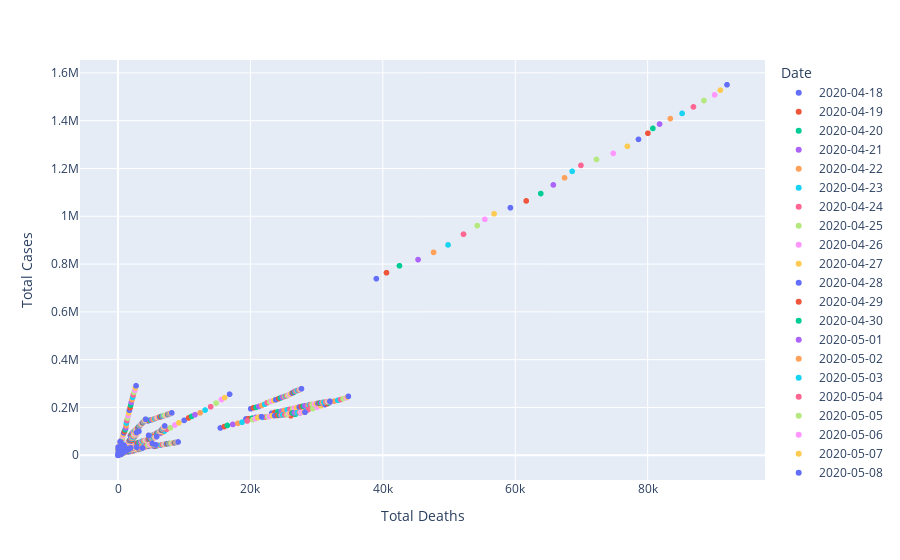

Here is the notebook cell this chart was saved with:
### Code cell
import plotly.express as px

fig = px.scatter(df1, x='Total Deaths', y="Total Cases",color="Date")
fig.show()

### Figure 1 — Plotly figure (JSON) as saved in the notebook; plotly's stock layout.template omitted (floating-point values rounded to 4 significant figures; data arrays with more than 128 entries replaced by an {"elided": "..."} marker saying what was removed)
{"data": [{"hovertemplate": "Date=2020-04-18<br>Total Deaths=%{x}<br>Total Cases=%{y}<extra></extra>", "legendgroup": "2020-04-18", "marker": {"color": "#636efa", "symbol": "circle"}, "mode": "markers", "name": "2020-04-18", "showlegend": true, "type": "scattergl", "x": {"elided": "213 int values"}, "xaxis": "x", "y": {"elided": "213 int values"}, "yaxis": "y"}, {"hovertemplate": "Date=2020-04-19<br>Total Deaths=%{x}<br>Total Cases=%{y}<extra></extra>", "legendgroup": "2020-04-19", "marker": {"color": "#EF553B", "symbol": "circle"}, "mode": "markers", "name": "2020-04-19", "showlegend": true, "type": "scattergl", "x": {"elided": "213 int values"}, "xaxis": "x", "y": {"elided": "213 int values"}, "yaxis": "y"}, {"hovertemplate": "Date=2020-04-20<br>Total Deaths=%{x}<br>Total Cases=%{y}<extra></extra>", "legendgroup": "2020-04-20", "marker": {"color": "#00cc96", "symbol": "circle"}, "mode": "markers", "name": "2020-04-20", "showlegend": true, "type": "scattergl", "x": {"elided": "213 int values"}, "xaxis": "x", "y": {"elided": "213 int values"}, "yaxis": "y"}, {"hovertemplate": "Date=2020-04-21<br>Total Deaths=%{x}<br>Total Cases=%{y}<extra></extra>", "legendgroup": "2020-04-21", "marker": {"color": "#ab63fa", "symbol": "circle"}, "mode": "markers", "name": "2020-04-21", "showlegend": true, "type": "scattergl", "x": {"elided": "213 int values"}, "xaxis": "x", "y": {"elided": "213 int values"}, "yaxis": "y"}, {"hovertemplate": "Date=2020-04-22<br>Total Deaths=%{x}<br>Total Cases=%{y}<extra></extra>", "legendgroup": "2020-04-22", "marker": {"color": "#FFA15A", "symbol": "circle"}, "mode": "markers", "name": "2020-04-22", "showlegend": true, "type": "scattergl", "x": {"elided": "213 int values"}, "xaxis": "x", "y": {"elided": "213 int values"}, "yaxis": "y"}, {"hovertemplate": "Date=2020-04-23<br>Total Deaths=%{x}<br>Total Cases=%{y}<extra></extra>", "legendgroup": "2020-04-23", "marker": {"color": "#19d3f3", "symbol": "circle"}, "mode": "markers", "name": "2020-04-23", "showlegend": true, "type": "scattergl", "x": {"elided": "213 int values"}, "xaxis": "x", "y": {"elided": "213 int values"}, "yaxis": "y"}, {"hovertemplate": "Date=2020-04-24<br>Total Deaths=%{x}<br>Total Cases=%{y}<extra></extra>", "legendgroup": "2020-04-24", "marker": {"color": "#FF6692", "symbol": "circle"}, "mode": "markers", "name": "2020-04-24", "showlegend": true, "type": "scattergl", "x": {"elided": "213 int values"}, "xaxis": "x", "y": {"elided": "213 int values"}, "yaxis": "y"}, {"hovertemplate": "Date=2020-04-25<br>Total Deaths=%{x}<br>Total Cases=%{y}<extra></extra>", "legendgroup": "2020-04-25", "marker": {"color": "#B6E880", "symbol": "circle"}, "mode": "markers", "name": "2020-04-25", "showlegend": true, "type": "scattergl", "x": {"elided": "213 int values"}, "xaxis": "x", "y": {"elided": "213 int values"}, "yaxis": "y"}, {"hovertemplate": "Date=2020-04-26<br>Total Deaths=%{x}<br>Total Cases=%{y}<extra></extra>", "legendgroup": "2020-04-26", "marker": {"color": "#FF97FF", "symbol": "circle"}, "mode": "markers", "name": "2020-04-26", "showlegend": true, "type": "scattergl", "x": {"elided": "213 int values"}, "xaxis": "x", "y": {"elided": "213 int values"}, "yaxis": "y"}, {"hovertemplate": "Date=2020-04-27<br>Total Deaths=%{x}<br>Total Cases=%{y}<extra></extra>", "legendgroup": "2020-04-27", "marker": {"color": "#FECB52", "symbol": "circle"}, "mode": "markers", "name": "2020-04-27", "showlegend": true, "type": "scattergl", "x": {"elided": "213 int values"}, "xaxis": "x", "y": {"elided": "213 int values"}, "yaxis": "y"}, {"hovertemplate": "Date=2020-04-28<br>Total Deaths=%{x}<br>Total Cases=%{y}<extra></extra>", "legendgroup": "2020-04-28", "marker": {"color": "#636efa", "symbol": "circle"}, "mode": "markers", "name": "2020-04-28", "showlegend": true, "type": "scattergl", "x": {"elided": "213 int values"}, "xaxis": "x", "y": {"elided": "213 int values"}, "yaxis": "y"}, {"hovertemplate": "Date=2020-04-29<br>Total Deaths=%{x}<br>Total Cases=%{y}<extra></extra>", "legendgroup": "2020-04-29", "marker": {"color": "#EF553B", "symbol": "circle"}, "mode": "markers", "name": "2020-04-29", "showlegend": true, "type": "scattergl", "x": {"elided": "213 int values"}, "xaxis": "x", "y": {"elided": "213 int values"}, "yaxis": "y"}, {"hovertemplate": "Date=2020-04-30<br>Total Deaths=%{x}<br>Total Cases=%{y}<extra></extra>", "legendgroup": "2020-04-30", "marker": {"color": "#00cc96", "symbol": "circle"}, "mode": "markers", "name": "2020-04-30", "showlegend": true, "type": "scattergl", "x": {"elided": "213 int values"}, "xaxis": "x", "y": {"elided": "213 int values"}, "yaxis": "y"}, {"hovertemplate": "Date=2020-05-01<br>Total Deaths=%{x}<br>Total Cases=%{y}<extra></extra>", "legendgroup": "2020-05-01", "marker": {"color": "#ab63fa", "symbol": "circle"}, "mode": "markers", "name": "2020-05-01", "showlegend": true, "type": "scattergl", "x": {"elided": "213 int values"}, "xaxis": "x", "y": {"elided": "213 int values"}, "yaxis": "y"}, {"hovertemplate": "Date=2020-05-02<br>Total Deaths=%{x}<br>Total Cases=%{y}<extra></extra>", "legendgroup": "2020-05-02", "marker": {"color": "#FFA15A", "symbol": "circle"}, "mode": "markers", "name": "2020-05-02", "showlegend": true, "type": "scattergl", "x": {"elided": "213 int values"}, "xaxis": "x", "y": {"elided": "213 int values"}, "yaxis": "y"}, {"hovertemplate": "Date=2020-05-03<br>Total Deaths=%{x}<br>Total Cases=%{y}<extra></extra>", "legendgroup": "2020-05-03", "marker": {"color": "#19d3f3", "symbol": "circle"}, "mode": "markers", "name": "2020-05-03", "showlegend": true, "type": "scattergl", "x": {"elided": "213 int values"}, "xaxis": "x", "y": {"elided": "213 int values"}, "yaxis": "y"}, {"hovertemplate": "Date=2020-05-04<br>Total Deaths=%{x}<br>Total Cases=%{y}<extra></extra>", "legendgroup": "2020-05-04", "marker": {"color": "#FF6692", "symbol": "circle"}, "mode": "markers", "name": "2020-05-04", "showlegend": true, "type": "scattergl", "x": {"elided": "213 int values"}, "xaxis": "x", "y": {"elided": "213 int values"}, "yaxis": "y"}, {"hovertemplate": "Date=2020-05-05<br>Total Deaths=%{x}<br>Total Cases=%{y}<extra></extra>", "legendgroup": "2020-05-05", "marker": {"color": "#B6E880", "symbol": "circle"}, "mode": "markers", "name": "2020-05-05", "showlegend": true, "type": "scattergl", "x": {"elided": "213 int values"}, "xaxis": "x", "y": {"elided": "213 int values"}, "yaxis": "y"}, {"hovertemplate": "Date=2020-05-06<br>Total Deaths=%{x}<br>Total Cases=%{y}<extra></extra>", "legendgroup": "2020-05-06", "marker": {"color": "#FF97FF", "symbol": "circle"}, "mode": "markers", "name": "2020-05-06", "showlegend": true, "type": "scattergl", "x": {"elided": "213 int values"}, "xaxis": "x", "y": {"elided": "213 int values"}, "yaxis": "y"}, {"hovertemplate": "Date=2020-05-07<br>Total Deaths=%{x}<br>Total Cases=%{y}<extra></extra>", "legendgroup": "2020-05-07", "marker": {"color": "#FECB52", "symbol": "circle"}, "mode": "markers", "name": "2020-05-07", "showlegend": true, "type": "scattergl", "x": {"elided": "213 int values"}, "xaxis": "x", "y": {"elided": "213 int values"}, "yaxis": "y"}, {"hovertemplate": "Date=2020-05-08<br>Total Deaths=%{x}<br>Total Cases=%{y}<extra></extra>", "legendgroup": "2020-05-08", "marker": {"color": "#636efa", "symbol": "circle"}, "mode": "markers", "name": "2020-05-08", "showlegend": true, "type": "scattergl", "x": {"elided": "213 int values"}, "xaxis": "x", "y": {"elided": "213 int values"}, "yaxis": "y"}, {"hovertemplate": "Date=2020-05-09<br>Total Deaths=%{x}<br>Total Cases=%{y}<extra></extra>", "legendgroup": "2020-05-09", "marker": {"color": "#EF553B", "symbol": "circle"}, "mode": "markers", "name": "2020-05-09", "showlegend": true, "type": "scattergl", "x": {"elided": "213 int values"}, "xaxis": "x", "y": {"elided": "213 int values"}, "yaxis": "y"}, {"hovertemplate": "Date=2020-05-10<br>Total Deaths=%{x}<br>Total Cases=%{y}<extra></extra>", "legendgroup": "2020-05-10", "marker": {"color": "#00cc96", "symbol": "circle"}, "mode": "markers", "name": "2020-05-10", "showlegend": true, "type": "scattergl", "x": {"elided": "213 int values"}, "xaxis": "x", "y": {"elided": "213 int values"}, "yaxis": "y"}, {"hovertemplate": "Date=2020-05-11<br>Total Deaths=%{x}<br>Total Cases=%{y}<extra></extra>", "legendgroup": "2020-05-11", "marker": {"color": "#ab63fa", "symbol": "circle"}, "mode": "markers", "name": "2020-05-11", "showlegend": true, "type": "scattergl", "x": {"elided": "213 int values"}, "xaxis": "x", "y": {"elided": "213 int values"}, "yaxis": "y"}, {"hovertemplate": "Date=2020-05-12<br>Total Deaths=%{x}<br>Total Cases=%{y}<extra></extra>", "legendgroup": "2020-05-12", "marker": {"color": "#FFA15A", "symbol": "circle"}, "mode": "markers", "name": "2020-05-12", "showlegend": true, "type": "scattergl", "x": {"elided": "213 int values"}, "xaxis": "x", "y": {"elided": "213 int values"}, "yaxis": "y"}, {"hovertemplate": "Date=2020-05-13<br>Total Deaths=%{x}<br>Total Cases=%{y}<extra></extra>", "legendgroup": "2020-05-13", "marker": {"color": "#19d3f3", "symbol": "circle"}, "mode": "markers", "name": "2020-05-13", "showlegend": true, "type": "scattergl", "x": {"elided": "213 int values"}, "xaxis": "x", "y": {"elided": "213 int values"}, "yaxis": "y"}, {"hovertemplate": "Date=2020-05-14<br>Total Deaths=%{x}<br>Total Cases=%{y}<extra></extra>", "legendgroup": "2020-05-14", "marker": {"color": "#FF6692", "symbol": "circle"}, "mode": "markers", "name": "2020-05-14", "showlegend": true, "type": "scattergl", "x": {"elided": "213 int values"}, "xaxis": "x", "y": {"elided": "213 int values"}, "yaxis": "y"}, {"hovertemplate": "Date=2020-05-15<br>Total Deaths=%{x}<br>Total Cases=%{y}<extra></extra>", "legendgroup": "2020-05-15", "marker": {"color": "#B6E880", "symbol": "circle"}, "mode": "markers", "name": "2020-05-15", "showlegend": true, "type": "scattergl", "x": {"elided": "213 int values"}, "xaxis": "x", "y": {"elided": "213 int values"}, "yaxis": "y"}, {"hovertemplate": "Date=2020-05-16<br>Total Deaths=%{x}<br>Total Cases=%{y}<extra></extra>", "legendgroup": "2020-05-16", "marker": {"color": "#FF97FF", "symbol": "circle"}, "mode": "markers", "name": "2020-05-16", "showlegend": true, "type": "scattergl", "x": {"elided": "213 int values"}, "xaxis": "x", "y": {"elided": "213 int values"}, "yaxis": "y"}, {"hovertemplate": "Date=2020-05-17<br>Total Deaths=%{x}<br>Total Cases=%{y}<extra></extra>", "legendgroup": "2020-05-17", "marker": {"color": "#FECB52", "symbol": "circle"}, "mode": "markers", "name": "2020-05-17", "showlegend": true, "type": "scattergl", "x": {"elided": "213 int values"}, "xaxis": "x", "y": {"elided": "213 int values"}, "yaxis": "y"}, {"hovertemplate": "Date=2020-05-18<br>Total Deaths=%{x}<br>Total Cases=%{y}<extra></extra>", "legendgroup": "2020-05-18", "marker": {"color": "#636efa", "symbol": "circle"}, "mode": "markers", "name": "2020-05-18", "showlegend": true, "type": "scattergl", "x": {"elided": "213 int values"}, "xaxis": "x", "y": {"elided": "213 int values"}, "yaxis": "y"}], "layout": {"legend": {"title": {"text": "Date"}, "tracegroupgap": 0}, "margin": {"t": 60}, "xaxis": {"anchor": "y", "domain": [0, 1], "title": {"text": "Total Deaths"}}, "yaxis": {"anchor": "x", "domain": [0, 1], "title": {"text": "Total Cases"}}}}
